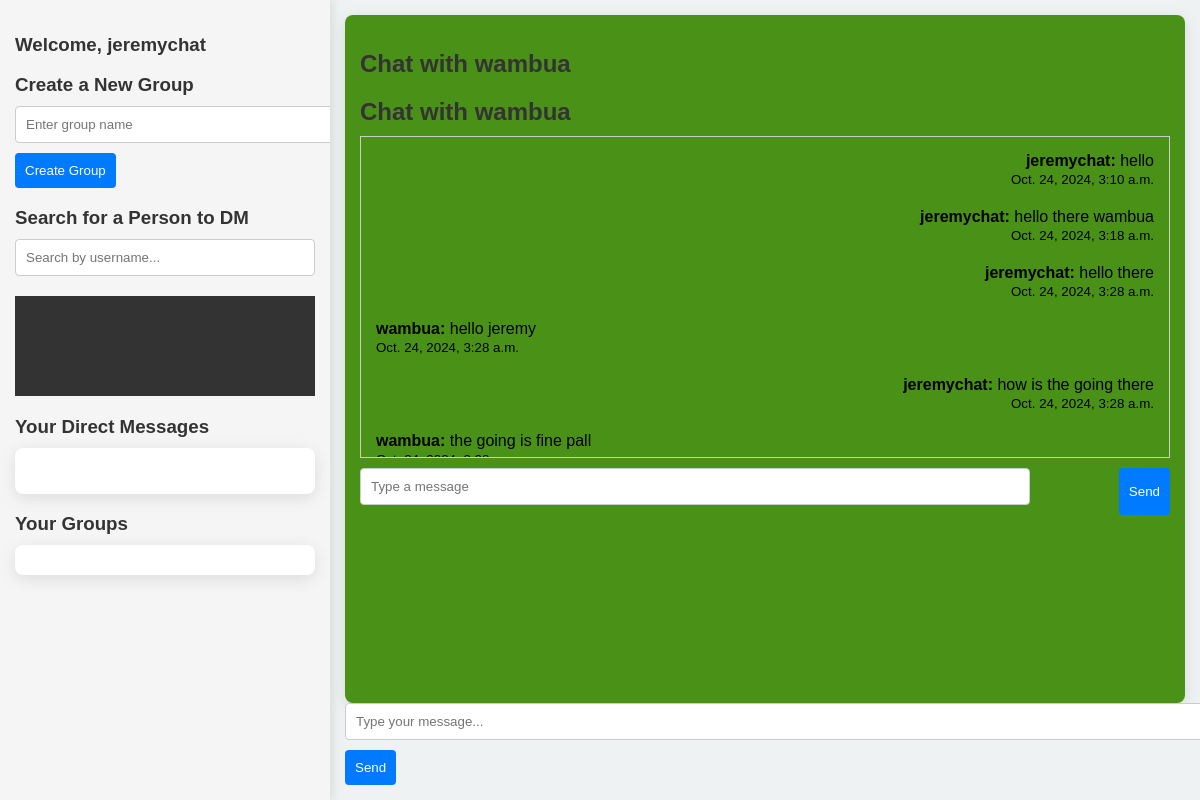
/chat/home/wambua/ (signed in), run on the app's committed database.
### mainapp/models.py (models this page shows, shortened)
class CustomUser(AbstractUser):
    CATEGORY_CHOICES = [
        ('student', 'student'),
        ('mentor', 'mentor'),
    ]
    category = models.CharField(max_length=10, choices=CATEGORY_CHOICES)
    last_active = models.DateTimeField(null=True, blank=True)

class Message(models.Model):
    sender = models.ForeignKey(settings.AUTH_USER_MODEL, on_delete = models.CASCADE, related_name='sent_messages')
    recipient = models.ForeignKey(settings.AUTH_USER_MODEL,null = True, blank=True, on_delete=models.CASCADE, related_name='received_messages')#for dms
    group = models.ForeignKey('Group', null=True, blank=True, on_delete=models.CASCADE, related_name='messages')
    content = models.TextField()
    timestamp = models.DateTimeField(default=timezone.now)
    class Meta:
        ordering = ['timestamp']

### mainapp/views.py (the view)
# urls.py: path('home/<str:receiver_username>/', views.dm_view, name='homedm'),
@login_required
def dm_view(request, receiver_username):
    receiver = get_object_or_404(CustomUser, username=receiver_username)
    messages = Message.objects.filter(
        sender=request.user, recipient=receiver
    ) | Message.objects.filter(
        sender=receiver, recipient=request.user
    ).order_by('timestamp')
    context = {
        'receiver': receiver,
        'messages': messages,
        'user': request.user,
    }
    return render(request, 'mainapp/dm_page.html', context)

### mainapp/templates/mainapp/dm_page.html (shortened to what this page needs)
{% extends 'mainapp/home.html'%}
{% block content %}
</head>
<body>
    <h2>Chat with {{ receiver.username }}</h2>
    <div class="messages" id="message-list">
        {% for message in messages %}
            <div class="message {% if message.sender == user %}sent{% else %}received{% endif %}">
                <strong>{{ message.sender.username }}:</strong> {{ message.content }}
                <div><small>{{ message.timestamp }}</small></div>
            </div>
        {% empty %}
            <p>No messages yet. Start the conversation!</p>
        {% endfor %}
    </div>
    <form id="message-form" class="form">
        <input type="text" id="message-input" placeholder="Type a message" autocomplete="off">
        <button type="submit">Send</button>
    </form>
{% endblock %}

### mainapp/templates/mainapp/home.html (shortened to what this page needs)
<!DOCTYPE html>
<html lang="en">
<head>
</head>
<body>
    <div class="main-container">
        <div class="left-section">
            <h3>Welcome, {{ request.user.username }}</h3>
            <div class="container">
                <div class="create-group">
                    <h3>Create a New Group</h3>
                    <form method="POST" action="{% url 'create_group' %}">
                        <input type="text" name="group_name" placeholder="Enter group name" required>
                        <button type="submit">Create Group</button>
                    </form>
                </div>
            </div>
            <div class="container search-users">
                <h3>Search for a Person to DM</h3>
                <input type="search" id="user-search" placeholder="Search by username..." onkeyup="searchUser()">
                <ul class="search-results" id="search-results"></ul>
            </div>
            <div class="container">
                <h3>Your Direct Messages</h3>
                <div class="card">
                </div>
            </div>
            <div class="container">
                <h3>Your Groups</h3>
                <div class="card">
                </div>
            </div>
        </div>
        <div class="right-section">
            <div class="chat-box">
                <h2>{% if receiver %}Chat with {{ receiver.username }}{% else %}Chat Area{% endif %}</h2>
                {% block content %}{% endblock %}
            </div>
            <div>
                <input type="text" id="message-input" placeholder="Type your message...">
                <button onclick="sendMessage()">Send</button>
            </div>
        </div>
    </div>
</body>
</html>

### mainapp/templates/mainapp/home.html (style rules this page uses)
body { font-family: 'Arial', sans-serif; margin: 0; padding: 0; background-color: #eef2f3; display: flex; height: 100vh; overflow: hidden; }
h2, h3 { color: #333; margin-bottom: 10px; }
.main-container { display: flex; width: 100%; height: 100%; }
.left-section { width: 30%; max-width: 300px; background-color: #f5f5f5; padding: 15px; box-shadow: 2px 0 10px rgba(0, 0, 0, 0.1); overflow-y: auto; }
.search-users { margin-bottom: 20px; }
.search-results { position: relative; z-index: 1000; width: 100%; min-height: 100px; height: auto; background-color: #333; list-style: none; padding: 0; margin-top: 10px; }
.card { background-color: #fff; border-radius: 8px; padding: 15px; margin-bottom: 10px; box-shadow: 0 4px 16px rgba(0, 0, 0, 0.1); transition: transform 0.2s ease, box-shadow 0.2s ease; }
.right-section { flex: 1; padding: 15px; display: flex; flex-direction: column; justify-content: flex-start; }
.chat-box { flex-grow: 1; border-radius: 8px; background-color: #4a9117; box-shadow: 0 4px 16px rgba(0, 0, 0, 0.1); overflow-y: auto; padding: 15px; }
input[type="search"], input[type="text"] { width: 100%; padding: 10px; margin-bottom: 10px; border: 1px solid #ccc; border-radius: 4px; }
button { background-color: #007bff; color: #fff; padding: 10px; border: none; border-radius: 4px; cursor: pointer; }

### mainapp/templates/mainapp/dm_page.html (style rules this page uses)
.messages { height: 300px; overflow-y: auto; border: 1px solid #ccc; padding: 10px; margin-bottom: 10px; }
.message { padding: 5px; margin-bottom: 10px; }
.message.sent { text-align: right; }
.message.received { text-align: left; }
.form { display: flex; justify-content: space-between; }
.form input[type="text"] { width: 80%; padding: 10px; }
.form button { padding: 10px; }

### data on the page
CustomUser: user.username "jeremychat"
CustomUser: username "wambua"
Message: sender.username "jeremychat", content "hello", timestamp "Oct. 24, 2024, 3:10 a.m."
Message: sender.username "jeremychat", content "hello there wambua", timestamp "Oct. 24, 2024, 3:18 a.m."
Message: sender.username "jeremychat", content "hello there", timestamp "Oct. 24, 2024, 3:28 a.m."
Message: sender.username "wambua", content "hello jeremy", timestamp "Oct. 24, 2024, 3:28 a.m."
Message: sender.username "jeremychat", content "how is the going there", timestamp "Oct. 24, 2024, 3:28 a.m."
Message: sender.username "wambua", content "the going is fine pall"
